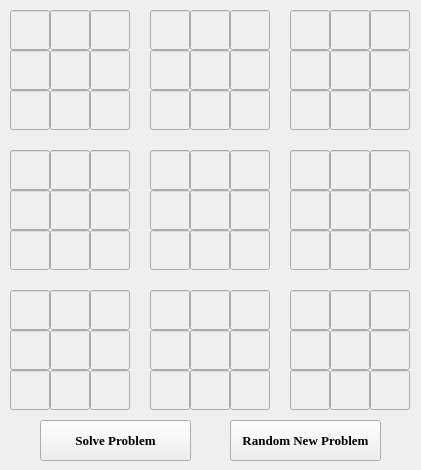
<?xml version="1.0" encoding="UTF-8"?>
<ui version="4.0">
 <class>Form</class>
 <widget class="QWidget" name="Form">
  <property name="geometry">
   <rect>
    <x>0</x>
    <y>0</y>
    <width>421</width>
    <height>470</height>
   </rect>
  </property>
  <property name="minimumSize">
   <size>
    <width>421</width>
    <height>470</height>
   </size>
  </property>
  <property name="maximumSize">
   <size>
    <width>421</width>
    <height>470</height>
   </size>
  </property>
  <property name="windowTitle">
   <string>Solve Sudoku</string>
  </property>
  <widget class="QLineEdit" name="txt_0_0">
   <property name="enabled">
    <bool>false</bool>
   </property>
   <property name="geometry">
    <rect>
     <x>10</x>
     <y>10</y>
     <width>40</width>
     <height>40</height>
    </rect>
   </property>
   <property name="font">
    <font>
     <family>Times New Roman</family>
     <pointsize>13</pointsize>
     <weight>75</weight>
     <bold>true</bold>
    </font>
   </property>
   <property name="styleSheet">
    <string notr="true"/>
   </property>
   <property name="text">
    <string/>
   </property>
   <property name="alignment">
    <set>Qt::AlignCenter</set>
   </property>
  </widget>
  <widget class="QLineEdit" name="txt_0_1">
   <property name="enabled">
    <bool>false</bool>
   </property>
   <property name="geometry">
    <rect>
     <x>50</x>
     <y>10</y>
     <width>40</width>
     <height>40</height>
    </rect>
   </property>
   <property name="font">
    <font>
     <family>Times New Roman</family>
     <pointsize>13</pointsize>
     <weight>75</weight>
     <bold>true</bold>
    </font>
   </property>
   <property name="text">
    <string/>
   </property>
   <property name="alignment">
    <set>Qt::AlignCenter</set>
   </property>
  </widget>
  <widget class="QLineEdit" name="txt_0_2">
   <property name="enabled">
    <bool>false</bool>
   </property>
   <property name="geometry">
    <rect>
     <x>90</x>
     <y>10</y>
     <width>40</width>
     <height>40</height>
    </rect>
   </property>
   <property name="font">
    <font>
     <family>Times New Roman</family>
     <pointsize>13</pointsize>
     <weight>75</weight>
     <bold>true</bold>
    </font>
   </property>
   <property name="text">
    <string/>
   </property>
   <property name="alignment">
    <set>Qt::AlignCenter</set>
   </property>
  </widget>
  <widget class="QLineEdit" name="txt_1_0">
   <property name="enabled">
    <bool>false</bool>
   </property>
   <property name="geometry">
    <rect>
     <x>10</x>
     <y>50</y>
     <width>40</width>
     <height>40</height>
    </rect>
   </property>
   <property name="font">
    <font>
     <family>Times New Roman</family>
     <pointsize>13</pointsize>
     <weight>75</weight>
     <bold>true</bold>
    </font>
   </property>
   <property name="text">
    <string/>
   </property>
   <property name="alignment">
    <set>Qt::AlignCenter</set>
   </property>
  </widget>
  <widget class="QLineEdit" name="txt_1_1">
   <property name="enabled">
    <bool>false</bool>
   </property>
   <property name="geometry">
    <rect>
     <x>50</x>
     <y>50</y>
     <width>40</width>
     <height>40</height>
    </rect>
   </property>
   <property name="font">
    <font>
     <family>Times New Roman</family>
     <pointsize>13</pointsize>
     <weight>75</weight>
     <bold>true</bold>
    </font>
   </property>
   <property name="text">
    <string/>
   </property>
   <property name="alignment">
    <set>Qt::AlignCenter</set>
   </property>
  </widget>
  <widget class="QLineEdit" name="txt_1_2">
   <property name="enabled">
    <bool>false</bool>
   </property>
   <property name="geometry">
    <rect>
     <x>90</x>
     <y>50</y>
     <width>40</width>
     <height>40</height>
    </rect>
   </property>
   <property name="font">
    <font>
     <family>Times New Roman</family>
     <pointsize>13</pointsize>
     <weight>75</weight>
     <bold>true</bold>
    </font>
   </property>
   <property name="text">
    <string/>
   </property>
   <property name="alignment">
    <set>Qt::AlignCenter</set>
   </property>
  </widget>
  <widget class="QLineEdit" name="txt_2_0">
   <property name="enabled">
    <bool>false</bool>
   </property>
   <property name="geometry">
    <rect>
     <x>10</x>
     <y>90</y>
     <width>40</width>
     <height>40</height>
    </rect>
   </property>
   <property name="font">
    <font>
     <family>Times New Roman</family>
     <pointsize>13</pointsize>
     <weight>75</weight>
     <bold>true</bold>
    </font>
   </property>
   <property name="text">
    <string/>
   </property>
   <property name="alignment">
    <set>Qt::AlignCenter</set>
   </property>
  </widget>
  <widget class="QLineEdit" name="txt_2_1">
   <property name="enabled">
    <bool>false</bool>
   </property>
   <property name="geometry">
    <rect>
     <x>50</x>
     <y>90</y>
     <width>40</width>
     <height>40</height>
    </rect>
   </property>
   <property name="font">
    <font>
     <family>Times New Roman</family>
     <pointsize>13</pointsize>
     <weight>75</weight>
     <bold>true</bold>
    </font>
   </property>
   <property name="text">
    <string/>
   </property>
   <property name="alignment">
    <set>Qt::AlignCenter</set>
   </property>
  </widget>
  <widget class="QLineEdit" name="txt_2_2">
   <property name="enabled">
    <bool>false</bool>
   </property>
   <property name="geometry">
    <rect>
     <x>90</x>
     <y>90</y>
     <width>40</width>
     <height>40</height>
    </rect>
   </property>
   <property name="font">
    <font>
     <family>Times New Roman</family>
     <pointsize>13</pointsize>
     <weight>75</weight>
     <bold>true</bold>
    </font>
   </property>
   <property name="text">
    <string/>
   </property>
   <property name="alignment">
    <set>Qt::AlignCenter</set>
   </property>
  </widget>
  <widget class="QLineEdit" name="txt_0_3">
   <property name="enabled">
    <bool>false</bool>
   </property>
   <property name="geometry">
    <rect>
     <x>150</x>
     <y>10</y>
     <width>40</width>
     <height>40</height>
    </rect>
   </property>
   <property name="font">
    <font>
     <family>Times New Roman</family>
     <pointsize>13</pointsize>
     <weight>75</weight>
     <bold>true</bold>
    </font>
   </property>
   <property name="text">
    <string/>
   </property>
   <property name="alignment">
    <set>Qt::AlignCenter</set>
   </property>
  </widget>
  <widget class="QLineEdit" name="txt_2_3">
   <property name="enabled">
    <bool>false</bool>
   </property>
   <property name="geometry">
    <rect>
     <x>150</x>
     <y>90</y>
     <width>40</width>
     <height>40</height>
    </rect>
   </property>
   <property name="font">
    <font>
     <family>Times New Roman</family>
     <pointsize>13</pointsize>
     <weight>75</weight>
     <bold>true</bold>
    </font>
   </property>
   <property name="text">
    <string/>
   </property>
   <property name="alignment">
    <set>Qt::AlignCenter</set>
   </property>
  </widget>
  <widget class="QLineEdit" name="txt_2_4">
   <property name="enabled">
    <bool>false</bool>
   </property>
   <property name="geometry">
    <rect>
     <x>190</x>
     <y>90</y>
     <width>40</width>
     <height>40</height>
    </rect>
   </property>
   <property name="font">
    <font>
     <family>Times New Roman</family>
     <pointsize>13</pointsize>
     <weight>75</weight>
     <bold>true</bold>
    </font>
   </property>
   <property name="text">
    <string/>
   </property>
   <property name="alignment">
    <set>Qt::AlignCenter</set>
   </property>
  </widget>
  <widget class="QLineEdit" name="txt_0_5">
   <property name="enabled">
    <bool>false</bool>
   </property>
   <property name="geometry">
    <rect>
     <x>230</x>
     <y>10</y>
     <width>40</width>
     <height>40</height>
    </rect>
   </property>
   <property name="font">
    <font>
     <family>Times New Roman</family>
     <pointsize>13</pointsize>
     <weight>75</weight>
     <bold>true</bold>
    </font>
   </property>
   <property name="text">
    <string/>
   </property>
   <property name="alignment">
    <set>Qt::AlignCenter</set>
   </property>
  </widget>
  <widget class="QLineEdit" name="txt_1_3">
   <property name="enabled">
    <bool>false</bool>
   </property>
   <property name="geometry">
    <rect>
     <x>150</x>
     <y>50</y>
     <width>40</width>
     <height>40</height>
    </rect>
   </property>
   <property name="font">
    <font>
     <family>Times New Roman</family>
     <pointsize>13</pointsize>
     <weight>75</weight>
     <bold>true</bold>
    </font>
   </property>
   <property name="text">
    <string/>
   </property>
   <property name="alignment">
    <set>Qt::AlignCenter</set>
   </property>
  </widget>
  <widget class="QLineEdit" name="txt_1_4">
   <property name="enabled">
    <bool>false</bool>
   </property>
   <property name="geometry">
    <rect>
     <x>190</x>
     <y>50</y>
     <width>40</width>
     <height>40</height>
    </rect>
   </property>
   <property name="font">
    <font>
     <family>Times New Roman</family>
     <pointsize>13</pointsize>
     <weight>75</weight>
     <bold>true</bold>
    </font>
   </property>
   <property name="text">
    <string/>
   </property>
   <property name="alignment">
    <set>Qt::AlignCenter</set>
   </property>
  </widget>
  <widget class="QLineEdit" name="txt_0_4">
   <property name="enabled">
    <bool>false</bool>
   </property>
   <property name="geometry">
    <rect>
     <x>190</x>
     <y>10</y>
     <width>40</width>
     <height>40</height>
    </rect>
   </property>
   <property name="font">
    <font>
     <family>Times New Roman</family>
     <pointsize>13</pointsize>
     <weight>75</weight>
     <bold>true</bold>
    </font>
   </property>
   <property name="text">
    <string/>
   </property>
   <property name="alignment">
    <set>Qt::AlignCenter</set>
   </property>
  </widget>
  <widget class="QLineEdit" name="txt_1_5">
   <property name="enabled">
    <bool>false</bool>
   </property>
   <property name="geometry">
    <rect>
     <x>230</x>
     <y>50</y>
     <width>40</width>
     <height>40</height>
    </rect>
   </property>
   <property name="font">
    <font>
     <family>Times New Roman</family>
     <pointsize>13</pointsize>
     <weight>75</weight>
     <bold>true</bold>
    </font>
   </property>
   <property name="text">
    <string/>
   </property>
   <property name="alignment">
    <set>Qt::AlignCenter</set>
   </property>
  </widget>
  <widget class="QLineEdit" name="txt_2_5">
   <property name="enabled">
    <bool>false</bool>
   </property>
   <property name="geometry">
    <rect>
     <x>230</x>
     <y>90</y>
     <width>40</width>
     <height>40</height>
    </rect>
   </property>
   <property name="font">
    <font>
     <family>Times New Roman</family>
     <pointsize>13</pointsize>
     <weight>75</weight>
     <bold>true</bold>
    </font>
   </property>
   <property name="text">
    <string/>
   </property>
   <property name="alignment">
    <set>Qt::AlignCenter</set>
   </property>
  </widget>
  <widget class="QLineEdit" name="txt_0_6">
   <property name="enabled">
    <bool>false</bool>
   </property>
   <property name="geometry">
    <rect>
     <x>290</x>
     <y>10</y>
     <width>40</width>
     <height>40</height>
    </rect>
   </property>
   <property name="font">
    <font>
     <family>Times New Roman</family>
     <pointsize>13</pointsize>
     <weight>75</weight>
     <bold>true</bold>
    </font>
   </property>
   <property name="text">
    <string/>
   </property>
   <property name="alignment">
    <set>Qt::AlignCenter</set>
   </property>
  </widget>
  <widget class="QLineEdit" name="txt_2_6">
   <property name="enabled">
    <bool>false</bool>
   </property>
   <property name="geometry">
    <rect>
     <x>290</x>
     <y>90</y>
     <width>40</width>
     <height>40</height>
    </rect>
   </property>
   <property name="font">
    <font>
     <family>Times New Roman</family>
     <pointsize>13</pointsize>
     <weight>75</weight>
     <bold>true</bold>
    </font>
   </property>
   <property name="text">
    <string/>
   </property>
   <property name="alignment">
    <set>Qt::AlignCenter</set>
   </property>
  </widget>
  <widget class="QLineEdit" name="txt_2_7">
   <property name="enabled">
    <bool>false</bool>
   </property>
   <property name="geometry">
    <rect>
     <x>330</x>
     <y>90</y>
     <width>40</width>
     <height>40</height>
    </rect>
   </property>
   <property name="font">
    <font>
     <family>Times New Roman</family>
     <pointsize>13</pointsize>
     <weight>75</weight>
     <bold>true</bold>
    </font>
   </property>
   <property name="text">
    <string/>
   </property>
   <property name="alignment">
    <set>Qt::AlignCenter</set>
   </property>
  </widget>
  <widget class="QLineEdit" name="txt_0_8">
   <property name="enabled">
    <bool>false</bool>
   </property>
   <property name="geometry">
    <rect>
     <x>370</x>
     <y>10</y>
     <width>40</width>
     <height>40</height>
    </rect>
   </property>
   <property name="font">
    <font>
     <family>Times New Roman</family>
     <pointsize>13</pointsize>
     <weight>75</weight>
     <bold>true</bold>
    </font>
   </property>
   <property name="text">
    <string/>
   </property>
   <property name="alignment">
    <set>Qt::AlignCenter</set>
   </property>
  </widget>
  <widget class="QLineEdit" name="txt_1_6">
   <property name="enabled">
    <bool>false</bool>
   </property>
   <property name="geometry">
    <rect>
     <x>290</x>
     <y>50</y>
     <width>40</width>
     <height>40</height>
    </rect>
   </property>
   <property name="font">
    <font>
     <family>Times New Roman</family>
     <pointsize>13</pointsize>
     <weight>75</weight>
     <bold>true</bold>
    </font>
   </property>
   <property name="text">
    <string/>
   </property>
   <property name="alignment">
    <set>Qt::AlignCenter</set>
   </property>
  </widget>
  <widget class="QLineEdit" name="txt_1_7">
   <property name="enabled">
    <bool>false</bool>
   </property>
   <property name="geometry">
    <rect>
     <x>330</x>
     <y>50</y>
     <width>40</width>
     <height>40</height>
    </rect>
   </property>
   <property name="font">
    <font>
     <family>Times New Roman</family>
     <pointsize>13</pointsize>
     <weight>75</weight>
     <bold>true</bold>
    </font>
   </property>
   <property name="text">
    <string/>
   </property>
   <property name="alignment">
    <set>Qt::AlignCenter</set>
   </property>
  </widget>
  <widget class="QLineEdit" name="txt_0_7">
   <property name="enabled">
    <bool>false</bool>
   </property>
   <property name="geometry">
    <rect>
     <x>330</x>
     <y>10</y>
     <width>40</width>
     <height>40</height>
    </rect>
   </property>
   <property name="font">
    <font>
     <family>Times New Roman</family>
     <pointsize>13</pointsize>
     <weight>75</weight>
     <bold>true</bold>
    </font>
   </property>
   <property name="text">
    <string/>
   </property>
   <property name="alignment">
    <set>Qt::AlignCenter</set>
   </property>
  </widget>
  <widget class="QLineEdit" name="txt_1_8">
   <property name="enabled">
    <bool>false</bool>
   </property>
   <property name="geometry">
    <rect>
     <x>370</x>
     <y>50</y>
     <width>40</width>
     <height>40</height>
    </rect>
   </property>
   <property name="font">
    <font>
     <family>Times New Roman</family>
     <pointsize>13</pointsize>
     <weight>75</weight>
     <bold>true</bold>
    </font>
   </property>
   <property name="text">
    <string/>
   </property>
   <property name="alignment">
    <set>Qt::AlignCenter</set>
   </property>
  </widget>
  <widget class="QLineEdit" name="txt_2_8">
   <property name="enabled">
    <bool>false</bool>
   </property>
   <property name="geometry">
    <rect>
     <x>370</x>
     <y>90</y>
     <width>40</width>
     <height>40</height>
    </rect>
   </property>
   <property name="font">
    <font>
     <family>Times New Roman</family>
     <pointsize>13</pointsize>
     <weight>75</weight>
     <bold>true</bold>
    </font>
   </property>
   <property name="text">
    <string/>
   </property>
   <property name="alignment">
    <set>Qt::AlignCenter</set>
   </property>
  </widget>
  <widget class="QLineEdit" name="txt_3_0">
   <property name="enabled">
    <bool>false</bool>
   </property>
   <property name="geometry">
    <rect>
     <x>10</x>
     <y>150</y>
     <width>40</width>
     <height>40</height>
    </rect>
   </property>
   <property name="font">
    <font>
     <family>Times New Roman</family>
     <pointsize>13</pointsize>
     <weight>75</weight>
     <bold>true</bold>
    </font>
   </property>
   <property name="text">
    <string/>
   </property>
   <property name="alignment">
    <set>Qt::AlignCenter</set>
   </property>
  </widget>
  <widget class="QLineEdit" name="txt_5_0">
   <property name="enabled">
    <bool>false</bool>
   </property>
   <property name="geometry">
    <rect>
     <x>10</x>
     <y>230</y>
     <width>40</width>
     <height>40</height>
    </rect>
   </property>
   <property name="font">
    <font>
     <family>Times New Roman</family>
     <pointsize>13</pointsize>
     <weight>75</weight>
     <bold>true</bold>
    </font>
   </property>
   <property name="text">
    <string/>
   </property>
   <property name="alignment">
    <set>Qt::AlignCenter</set>
   </property>
  </widget>
  <widget class="QLineEdit" name="txt_5_1">
   <property name="enabled">
    <bool>false</bool>
   </property>
   <property name="geometry">
    <rect>
     <x>50</x>
     <y>230</y>
     <width>40</width>
     <height>40</height>
    </rect>
   </property>
   <property name="font">
    <font>
     <family>Times New Roman</family>
     <pointsize>13</pointsize>
     <weight>75</weight>
     <bold>true</bold>
    </font>
   </property>
   <property name="text">
    <string/>
   </property>
   <property name="alignment">
    <set>Qt::AlignCenter</set>
   </property>
  </widget>
  <widget class="QLineEdit" name="txt_3_2">
   <property name="enabled">
    <bool>false</bool>
   </property>
   <property name="geometry">
    <rect>
     <x>90</x>
     <y>150</y>
     <width>40</width>
     <height>40</height>
    </rect>
   </property>
   <property name="font">
    <font>
     <family>Times New Roman</family>
     <pointsize>13</pointsize>
     <weight>75</weight>
     <bold>true</bold>
    </font>
   </property>
   <property name="text">
    <string/>
   </property>
   <property name="alignment">
    <set>Qt::AlignCenter</set>
   </property>
  </widget>
  <widget class="QLineEdit" name="txt_4_0">
   <property name="enabled">
    <bool>false</bool>
   </property>
   <property name="geometry">
    <rect>
     <x>10</x>
     <y>190</y>
     <width>40</width>
     <height>40</height>
    </rect>
   </property>
   <property name="font">
    <font>
     <family>Times New Roman</family>
     <pointsize>13</pointsize>
     <weight>75</weight>
     <bold>true</bold>
    </font>
   </property>
   <property name="text">
    <string/>
   </property>
   <property name="alignment">
    <set>Qt::AlignCenter</set>
   </property>
  </widget>
  <widget class="QLineEdit" name="txt_4_1">
   <property name="enabled">
    <bool>false</bool>
   </property>
   <property name="geometry">
    <rect>
     <x>50</x>
     <y>190</y>
     <width>40</width>
     <height>40</height>
    </rect>
   </property>
   <property name="font">
    <font>
     <family>Times New Roman</family>
     <pointsize>13</pointsize>
     <weight>75</weight>
     <bold>true</bold>
    </font>
   </property>
   <property name="styleSheet">
    <string notr="true"/>
   </property>
   <property name="text">
    <string/>
   </property>
   <property name="alignment">
    <set>Qt::AlignCenter</set>
   </property>
  </widget>
  <widget class="QLineEdit" name="txt_3_1">
   <property name="enabled">
    <bool>false</bool>
   </property>
   <property name="geometry">
    <rect>
     <x>50</x>
     <y>150</y>
     <width>40</width>
     <height>40</height>
    </rect>
   </property>
   <property name="font">
    <font>
     <family>Times New Roman</family>
     <pointsize>13</pointsize>
     <weight>75</weight>
     <bold>true</bold>
    </font>
   </property>
   <property name="text">
    <string/>
   </property>
   <property name="alignment">
    <set>Qt::AlignCenter</set>
   </property>
  </widget>
  <widget class="QLineEdit" name="txt_4_2">
   <property name="enabled">
    <bool>false</bool>
   </property>
   <property name="geometry">
    <rect>
     <x>90</x>
     <y>190</y>
     <width>40</width>
     <height>40</height>
    </rect>
   </property>
   <property name="font">
    <font>
     <family>Times New Roman</family>
     <pointsize>13</pointsize>
     <weight>75</weight>
     <bold>true</bold>
    </font>
   </property>
   <property name="text">
    <string/>
   </property>
   <property name="alignment">
    <set>Qt::AlignCenter</set>
   </property>
  </widget>
  <widget class="QLineEdit" name="txt_5_2">
   <property name="enabled">
    <bool>false</bool>
   </property>
   <property name="geometry">
    <rect>
     <x>90</x>
     <y>230</y>
     <width>40</width>
     <height>40</height>
    </rect>
   </property>
   <property name="font">
    <font>
     <family>Times New Roman</family>
     <pointsize>13</pointsize>
     <weight>75</weight>
     <bold>true</bold>
    </font>
   </property>
   <property name="text">
    <string/>
   </property>
   <property name="alignment">
    <set>Qt::AlignCenter</set>
   </property>
  </widget>
  <widget class="QLineEdit" name="txt_3_3">
   <property name="enabled">
    <bool>false</bool>
   </property>
   <property name="geometry">
    <rect>
     <x>150</x>
     <y>150</y>
     <width>40</width>
     <height>40</height>
    </rect>
   </property>
   <property name="font">
    <font>
     <family>Times New Roman</family>
     <pointsize>13</pointsize>
     <weight>75</weight>
     <bold>true</bold>
    </font>
   </property>
   <property name="text">
    <string/>
   </property>
   <property name="alignment">
    <set>Qt::AlignCenter</set>
   </property>
  </widget>
  <widget class="QLineEdit" name="txt_5_3">
   <property name="enabled">
    <bool>false</bool>
   </property>
   <property name="geometry">
    <rect>
     <x>150</x>
     <y>230</y>
     <width>40</width>
     <height>40</height>
    </rect>
   </property>
   <property name="font">
    <font>
     <family>Times New Roman</family>
     <pointsize>13</pointsize>
     <weight>75</weight>
     <bold>true</bold>
    </font>
   </property>
   <property name="text">
    <string/>
   </property>
   <property name="alignment">
    <set>Qt::AlignCenter</set>
   </property>
  </widget>
  <widget class="QLineEdit" name="txt_5_4">
   <property name="enabled">
    <bool>false</bool>
   </property>
   <property name="geometry">
    <rect>
     <x>190</x>
     <y>230</y>
     <width>40</width>
     <height>40</height>
    </rect>
   </property>
   <property name="font">
    <font>
     <family>Times New Roman</family>
     <pointsize>13</pointsize>
     <weight>75</weight>
     <bold>true</bold>
    </font>
   </property>
   <property name="text">
    <string/>
   </property>
   <property name="alignment">
    <set>Qt::AlignCenter</set>
   </property>
  </widget>
  <widget class="QLineEdit" name="txt_3_5">
   <property name="enabled">
    <bool>false</bool>
   </property>
   <property name="geometry">
    <rect>
     <x>230</x>
     <y>150</y>
     <width>40</width>
     <height>40</height>
    </rect>
   </property>
   <property name="font">
    <font>
     <family>Times New Roman</family>
     <pointsize>13</pointsize>
     <weight>75</weight>
     <bold>true</bold>
    </font>
   </property>
   <property name="text">
    <string/>
   </property>
   <property name="alignment">
    <set>Qt::AlignCenter</set>
   </property>
  </widget>
  <widget class="QLineEdit" name="txt_4_3">
   <property name="enabled">
    <bool>false</bool>
   </property>
   <property name="geometry">
    <rect>
     <x>150</x>
     <y>190</y>
     <width>40</width>
     <height>40</height>
    </rect>
   </property>
   <property name="font">
    <font>
     <family>Times New Roman</family>
     <pointsize>13</pointsize>
     <weight>75</weight>
     <bold>true</bold>
    </font>
   </property>
   <property name="text">
    <string/>
   </property>
   <property name="alignment">
    <set>Qt::AlignCenter</set>
   </property>
  </widget>
  <widget class="QLineEdit" name="txt_4_4">
   <property name="enabled">
    <bool>false</bool>
   </property>
   <property name="geometry">
    <rect>
     <x>190</x>
     <y>190</y>
     <width>40</width>
     <height>40</height>
    </rect>
   </property>
   <property name="font">
    <font>
     <family>Times New Roman</family>
     <pointsize>13</pointsize>
     <weight>75</weight>
     <bold>true</bold>
    </font>
   </property>
   <property name="text">
    <string/>
   </property>
   <property name="alignment">
    <set>Qt::AlignCenter</set>
   </property>
  </widget>
  <widget class="QLineEdit" name="txt_3_4">
   <property name="enabled">
    <bool>false</bool>
   </property>
   <property name="geometry">
    <rect>
     <x>190</x>
     <y>150</y>
     <width>40</width>
     <height>40</height>
    </rect>
   </property>
   <property name="font">
    <font>
     <family>Times New Roman</family>
     <pointsize>13</pointsize>
     <weight>75</weight>
     <bold>true</bold>
    </font>
   </property>
   <property name="text">
    <string/>
   </property>
   <property name="alignment">
    <set>Qt::AlignCenter</set>
   </property>
  </widget>
  <widget class="QLineEdit" name="txt_4_5">
   <property name="enabled">
    <bool>false</bool>
   </property>
   <property name="geometry">
    <rect>
     <x>230</x>
     <y>190</y>
     <width>40</width>
     <height>40</height>
    </rect>
   </property>
   <property name="font">
    <font>
     <family>Times New Roman</family>
     <pointsize>13</pointsize>
     <weight>75</weight>
     <bold>true</bold>
    </font>
   </property>
   <property name="text">
    <string/>
   </property>
   <property name="alignment">
    <set>Qt::AlignCenter</set>
   </property>
  </widget>
  <widget class="QLineEdit" name="txt_5_5">
   <property name="enabled">
    <bool>false</bool>
   </property>
   <property name="geometry">
    <rect>
     <x>230</x>
     <y>230</y>
     <width>40</width>
     <height>40</height>
    </rect>
   </property>
   <property name="font">
    <font>
     <family>Times New Roman</family>
     <pointsize>13</pointsize>
     <weight>75</weight>
     <bold>true</bold>
    </font>
   </property>
   <property name="text">
    <string/>
   </property>
   <property name="alignment">
    <set>Qt::AlignCenter</set>
   </property>
  </widget>
  <widget class="QLineEdit" name="txt_3_6">
   <property name="enabled">
    <bool>false</bool>
   </property>
   <property name="geometry">
    <rect>
     <x>290</x>
     <y>150</y>
     <width>40</width>
     <height>40</height>
    </rect>
   </property>
   <property name="font">
    <font>
     <family>Times New Roman</family>
     <pointsize>13</pointsize>
     <weight>75</weight>
     <bold>true</bold>
    </font>
   </property>
   <property name="text">
    <string/>
   </property>
   <property name="alignment">
    <set>Qt::AlignCenter</set>
   </property>
  </widget>
  <widget class="QLineEdit" name="txt_5_6">
   <property name="enabled">
    <bool>false</bool>
   </property>
   <property name="geometry">
    <rect>
     <x>290</x>
     <y>230</y>
     <width>40</width>
     <height>40</height>
    </rect>
   </property>
   <property name="font">
    <font>
     <family>Times New Roman</family>
     <pointsize>13</pointsize>
     <weight>75</weight>
     <bold>true</bold>
    </font>
   </property>
   <property name="text">
    <string/>
   </property>
   <property name="alignment">
    <set>Qt::AlignCenter</set>
   </property>
  </widget>
  <widget class="QLineEdit" name="txt_5_7">
   <property name="enabled">
    <bool>false</bool>
   </property>
   <property name="geometry">
    <rect>
     <x>330</x>
     <y>230</y>
     <width>40</width>
     <height>40</height>
    </rect>
   </property>
   <property name="font">
    <font>
     <family>Times New Roman</family>
     <pointsize>13</pointsize>
     <weight>75</weight>
     <bold>true</bold>
    </font>
   </property>
   <property name="text">
    <string/>
   </property>
   <property name="alignment">
    <set>Qt::AlignCenter</set>
   </property>
  </widget>
  <widget class="QLineEdit" name="txt_3_8">
   <property name="enabled">
    <bool>false</bool>
   </property>
   <property name="geometry">
    <rect>
     <x>370</x>
     <y>150</y>
     <width>40</width>
     <height>40</height>
    </rect>
   </property>
   <property name="font">
    <font>
     <family>Times New Roman</family>
     <pointsize>13</pointsize>
     <weight>75</weight>
     <bold>true</bold>
    </font>
   </property>
   <property name="text">
    <string/>
   </property>
   <property name="alignment">
    <set>Qt::AlignCenter</set>
   </property>
  </widget>
  <widget class="QLineEdit" name="txt_4_6">
   <property name="enabled">
    <bool>false</bool>
   </property>
   <property name="geometry">
    <rect>
     <x>290</x>
     <y>190</y>
     <width>40</width>
     <height>40</height>
    </rect>
   </property>
   <property name="font">
    <font>
     <family>Times New Roman</family>
     <pointsize>13</pointsize>
     <weight>75</weight>
     <bold>true</bold>
    </font>
   </property>
   <property name="text">
    <string/>
   </property>
   <property name="alignment">
    <set>Qt::AlignCenter</set>
   </property>
  </widget>
  <widget class="QLineEdit" name="txt_4_7">
   <property name="enabled">
    <bool>false</bool>
   </property>
   <property name="geometry">
    <rect>
     <x>330</x>
     <y>190</y>
     <width>40</width>
     <height>40</height>
    </rect>
   </property>
   <property name="font">
    <font>
     <family>Times New Roman</family>
     <pointsize>13</pointsize>
     <weight>75</weight>
     <bold>true</bold>
    </font>
   </property>
   <property name="text">
    <string/>
   </property>
   <property name="alignment">
    <set>Qt::AlignCenter</set>
   </property>
  </widget>
  <widget class="QLineEdit" name="txt_3_7">
   <property name="enabled">
    <bool>false</bool>
   </property>
   <property name="geometry">
    <rect>
     <x>330</x>
     <y>150</y>
     <width>40</width>
     <height>40</height>
    </rect>
   </property>
   <property name="font">
    <font>
     <family>Times New Roman</family>
     <pointsize>13</pointsize>
     <weight>75</weight>
     <bold>true</bold>
    </font>
   </property>
   <property name="text">
    <string/>
   </property>
   <property name="alignment">
    <set>Qt::AlignCenter</set>
   </property>
  </widget>
  <widget class="QLineEdit" name="txt_4_8">
   <property name="enabled">
    <bool>false</bool>
   </property>
   <property name="geometry">
    <rect>
     <x>370</x>
     <y>190</y>
     <width>40</width>
     <height>40</height>
    </rect>
   </property>
   <property name="font">
    <font>
     <family>Times New Roman</family>
     <pointsize>13</pointsize>
     <weight>75</weight>
     <bold>true</bold>
    </font>
   </property>
   <property name="text">
    <string/>
   </property>
   <property name="alignment">
    <set>Qt::AlignCenter</set>
   </property>
  </widget>
  <widget class="QLineEdit" name="txt_5_8">
   <property name="enabled">
    <bool>false</bool>
   </property>
   <property name="geometry">
    <rect>
     <x>370</x>
     <y>230</y>
     <width>40</width>
     <height>40</height>
    </rect>
   </property>
   <property name="font">
    <font>
     <family>Times New Roman</family>
     <pointsize>13</pointsize>
     <weight>75</weight>
     <bold>true</bold>
    </font>
   </property>
   <property name="text">
    <string/>
   </property>
   <property name="alignment">
    <set>Qt::AlignCenter</set>
   </property>
  </widget>
  <widget class="QLineEdit" name="txt_6_5">
   <property name="enabled">
    <bool>false</bool>
   </property>
   <property name="geometry">
    <rect>
     <x>230</x>
     <y>290</y>
     <width>40</width>
     <height>40</height>
    </rect>
   </property>
   <property name="font">
    <font>
     <family>Times New Roman</family>
     <pointsize>13</pointsize>
     <weight>75</weight>
     <bold>true</bold>
    </font>
   </property>
   <property name="text">
    <string/>
   </property>
   <property name="alignment">
    <set>Qt::AlignCenter</set>
   </property>
  </widget>
  <widget class="QLineEdit" name="txt_8_2">
   <property name="enabled">
    <bool>false</bool>
   </property>
   <property name="geometry">
    <rect>
     <x>90</x>
     <y>370</y>
     <width>40</width>
     <height>40</height>
    </rect>
   </property>
   <property name="font">
    <font>
     <family>Times New Roman</family>
     <pointsize>13</pointsize>
     <weight>75</weight>
     <bold>true</bold>
    </font>
   </property>
   <property name="text">
    <string/>
   </property>
   <property name="alignment">
    <set>Qt::AlignCenter</set>
   </property>
  </widget>
  <widget class="QLineEdit" name="txt_8_8">
   <property name="enabled">
    <bool>false</bool>
   </property>
   <property name="geometry">
    <rect>
     <x>370</x>
     <y>370</y>
     <width>40</width>
     <height>40</height>
    </rect>
   </property>
   <property name="font">
    <font>
     <family>Times New Roman</family>
     <pointsize>13</pointsize>
     <weight>75</weight>
     <bold>true</bold>
    </font>
   </property>
   <property name="text">
    <string/>
   </property>
   <property name="alignment">
    <set>Qt::AlignCenter</set>
   </property>
  </widget>
  <widget class="QLineEdit" name="txt_8_1">
   <property name="enabled">
    <bool>false</bool>
   </property>
   <property name="geometry">
    <rect>
     <x>50</x>
     <y>370</y>
     <width>40</width>
     <height>40</height>
    </rect>
   </property>
   <property name="font">
    <font>
     <family>Times New Roman</family>
     <pointsize>13</pointsize>
     <weight>75</weight>
     <bold>true</bold>
    </font>
   </property>
   <property name="text">
    <string/>
   </property>
   <property name="alignment">
    <set>Qt::AlignCenter</set>
   </property>
  </widget>
  <widget class="QLineEdit" name="txt_7_1">
   <property name="enabled">
    <bool>false</bool>
   </property>
   <property name="geometry">
    <rect>
     <x>50</x>
     <y>330</y>
     <width>40</width>
     <height>40</height>
    </rect>
   </property>
   <property name="font">
    <font>
     <family>Times New Roman</family>
     <pointsize>13</pointsize>
     <weight>75</weight>
     <bold>true</bold>
    </font>
   </property>
   <property name="text">
    <string/>
   </property>
   <property name="alignment">
    <set>Qt::AlignCenter</set>
   </property>
  </widget>
  <widget class="QLineEdit" name="txt_7_7">
   <property name="enabled">
    <bool>false</bool>
   </property>
   <property name="geometry">
    <rect>
     <x>330</x>
     <y>330</y>
     <width>40</width>
     <height>40</height>
    </rect>
   </property>
   <property name="font">
    <font>
     <family>Times New Roman</family>
     <pointsize>13</pointsize>
     <weight>75</weight>
     <bold>true</bold>
    </font>
   </property>
   <property name="text">
    <string/>
   </property>
   <property name="alignment">
    <set>Qt::AlignCenter</set>
   </property>
  </widget>
  <widget class="QLineEdit" name="txt_7_5">
   <property name="enabled">
    <bool>false</bool>
   </property>
   <property name="geometry">
    <rect>
     <x>230</x>
     <y>330</y>
     <width>40</width>
     <height>40</height>
    </rect>
   </property>
   <property name="font">
    <font>
     <family>Times New Roman</family>
     <pointsize>13</pointsize>
     <weight>75</weight>
     <bold>true</bold>
    </font>
   </property>
   <property name="text">
    <string/>
   </property>
   <property name="alignment">
    <set>Qt::AlignCenter</set>
   </property>
  </widget>
  <widget class="QLineEdit" name="txt_8_6">
   <property name="enabled">
    <bool>false</bool>
   </property>
   <property name="geometry">
    <rect>
     <x>290</x>
     <y>370</y>
     <width>40</width>
     <height>40</height>
    </rect>
   </property>
   <property name="font">
    <font>
     <family>Times New Roman</family>
     <pointsize>13</pointsize>
     <weight>75</weight>
     <bold>true</bold>
    </font>
   </property>
   <property name="text">
    <string/>
   </property>
   <property name="alignment">
    <set>Qt::AlignCenter</set>
   </property>
  </widget>
  <widget class="QLineEdit" name="txt_6_8">
   <property name="enabled">
    <bool>false</bool>
   </property>
   <property name="geometry">
    <rect>
     <x>370</x>
     <y>290</y>
     <width>40</width>
     <height>40</height>
    </rect>
   </property>
   <property name="font">
    <font>
     <family>Times New Roman</family>
     <pointsize>13</pointsize>
     <weight>75</weight>
     <bold>true</bold>
    </font>
   </property>
   <property name="text">
    <string/>
   </property>
   <property name="alignment">
    <set>Qt::AlignCenter</set>
   </property>
  </widget>
  <widget class="QLineEdit" name="txt_6_1">
   <property name="enabled">
    <bool>false</bool>
   </property>
   <property name="geometry">
    <rect>
     <x>50</x>
     <y>290</y>
     <width>40</width>
     <height>40</height>
    </rect>
   </property>
   <property name="font">
    <font>
     <family>Times New Roman</family>
     <pointsize>13</pointsize>
     <weight>75</weight>
     <bold>true</bold>
    </font>
   </property>
   <property name="text">
    <string/>
   </property>
   <property name="alignment">
    <set>Qt::AlignCenter</set>
   </property>
  </widget>
  <widget class="QLineEdit" name="txt_8_4">
   <property name="enabled">
    <bool>false</bool>
   </property>
   <property name="geometry">
    <rect>
     <x>190</x>
     <y>370</y>
     <width>40</width>
     <height>40</height>
    </rect>
   </property>
   <property name="font">
    <font>
     <family>Times New Roman</family>
     <pointsize>13</pointsize>
     <weight>75</weight>
     <bold>true</bold>
    </font>
   </property>
   <property name="text">
    <string/>
   </property>
   <property name="alignment">
    <set>Qt::AlignCenter</set>
   </property>
  </widget>
  <widget class="QLineEdit" name="txt_7_6">
   <property name="enabled">
    <bool>false</bool>
   </property>
   <property name="geometry">
    <rect>
     <x>290</x>
     <y>330</y>
     <width>40</width>
     <height>40</height>
    </rect>
   </property>
   <property name="font">
    <font>
     <family>Times New Roman</family>
     <pointsize>13</pointsize>
     <weight>75</weight>
     <bold>true</bold>
    </font>
   </property>
   <property name="styleSheet">
    <string notr="true"/>
   </property>
   <property name="text">
    <string/>
   </property>
   <property name="alignment">
    <set>Qt::AlignCenter</set>
   </property>
  </widget>
  <widget class="QLineEdit" name="txt_7_4">
   <property name="enabled">
    <bool>false</bool>
   </property>
   <property name="geometry">
    <rect>
     <x>190</x>
     <y>330</y>
     <width>40</width>
     <height>40</height>
    </rect>
   </property>
   <property name="font">
    <font>
     <family>Times New Roman</family>
     <pointsize>13</pointsize>
     <weight>75</weight>
     <bold>true</bold>
    </font>
   </property>
   <property name="text">
    <string/>
   </property>
   <property name="alignment">
    <set>Qt::AlignCenter</set>
   </property>
  </widget>
  <widget class="QLineEdit" name="txt_7_0">
   <property name="enabled">
    <bool>false</bool>
   </property>
   <property name="geometry">
    <rect>
     <x>10</x>
     <y>330</y>
     <width>40</width>
     <height>40</height>
    </rect>
   </property>
   <property name="font">
    <font>
     <family>Times New Roman</family>
     <pointsize>13</pointsize>
     <weight>75</weight>
     <bold>true</bold>
    </font>
   </property>
   <property name="text">
    <string/>
   </property>
   <property name="alignment">
    <set>Qt::AlignCenter</set>
   </property>
  </widget>
  <widget class="QLineEdit" name="txt_6_3">
   <property name="enabled">
    <bool>false</bool>
   </property>
   <property name="geometry">
    <rect>
     <x>150</x>
     <y>290</y>
     <width>40</width>
     <height>40</height>
    </rect>
   </property>
   <property name="font">
    <font>
     <family>Times New Roman</family>
     <pointsize>13</pointsize>
     <weight>75</weight>
     <bold>true</bold>
    </font>
   </property>
   <property name="text">
    <string/>
   </property>
   <property name="alignment">
    <set>Qt::AlignCenter</set>
   </property>
  </widget>
  <widget class="QLineEdit" name="txt_8_0">
   <property name="enabled">
    <bool>false</bool>
   </property>
   <property name="geometry">
    <rect>
     <x>10</x>
     <y>370</y>
     <width>40</width>
     <height>40</height>
    </rect>
   </property>
   <property name="font">
    <font>
     <family>Times New Roman</family>
     <pointsize>13</pointsize>
     <weight>75</weight>
     <bold>true</bold>
    </font>
   </property>
   <property name="text">
    <string/>
   </property>
   <property name="alignment">
    <set>Qt::AlignCenter</set>
   </property>
  </widget>
  <widget class="QLineEdit" name="txt_6_7">
   <property name="enabled">
    <bool>false</bool>
   </property>
   <property name="geometry">
    <rect>
     <x>330</x>
     <y>290</y>
     <width>40</width>
     <height>40</height>
    </rect>
   </property>
   <property name="font">
    <font>
     <family>Times New Roman</family>
     <pointsize>13</pointsize>
     <weight>75</weight>
     <bold>true</bold>
    </font>
   </property>
   <property name="text">
    <string/>
   </property>
   <property name="alignment">
    <set>Qt::AlignCenter</set>
   </property>
  </widget>
  <widget class="QLineEdit" name="txt_6_4">
   <property name="enabled">
    <bool>false</bool>
   </property>
   <property name="geometry">
    <rect>
     <x>190</x>
     <y>290</y>
     <width>40</width>
     <height>40</height>
    </rect>
   </property>
   <property name="font">
    <font>
     <family>Times New Roman</family>
     <pointsize>13</pointsize>
     <weight>75</weight>
     <bold>true</bold>
    </font>
   </property>
   <property name="text">
    <string/>
   </property>
   <property name="alignment">
    <set>Qt::AlignCenter</set>
   </property>
  </widget>
  <widget class="QLineEdit" name="txt_8_3">
   <property name="enabled">
    <bool>false</bool>
   </property>
   <property name="geometry">
    <rect>
     <x>150</x>
     <y>370</y>
     <width>40</width>
     <height>40</height>
    </rect>
   </property>
   <property name="font">
    <font>
     <family>Times New Roman</family>
     <pointsize>13</pointsize>
     <weight>75</weight>
     <bold>true</bold>
    </font>
   </property>
   <property name="text">
    <string/>
   </property>
   <property name="alignment">
    <set>Qt::AlignCenter</set>
   </property>
  </widget>
  <widget class="QLineEdit" name="txt_6_0">
   <property name="enabled">
    <bool>false</bool>
   </property>
   <property name="geometry">
    <rect>
     <x>10</x>
     <y>290</y>
     <width>40</width>
     <height>40</height>
    </rect>
   </property>
   <property name="font">
    <font>
     <family>Times New Roman</family>
     <pointsize>13</pointsize>
     <weight>75</weight>
     <bold>true</bold>
    </font>
   </property>
   <property name="text">
    <string/>
   </property>
   <property name="alignment">
    <set>Qt::AlignCenter</set>
   </property>
  </widget>
  <widget class="QLineEdit" name="txt_6_2">
   <property name="enabled">
    <bool>false</bool>
   </property>
   <property name="geometry">
    <rect>
     <x>90</x>
     <y>290</y>
     <width>40</width>
     <height>40</height>
    </rect>
   </property>
   <property name="font">
    <font>
     <family>Times New Roman</family>
     <pointsize>13</pointsize>
     <weight>75</weight>
     <bold>true</bold>
    </font>
   </property>
   <property name="text">
    <string/>
   </property>
   <property name="alignment">
    <set>Qt::AlignCenter</set>
   </property>
  </widget>
  <widget class="QLineEdit" name="txt_8_5">
   <property name="enabled">
    <bool>false</bool>
   </property>
   <property name="geometry">
    <rect>
     <x>230</x>
     <y>370</y>
     <width>40</width>
     <height>40</height>
    </rect>
   </property>
   <property name="font">
    <font>
     <family>Times New Roman</family>
     <pointsize>13</pointsize>
     <weight>75</weight>
     <bold>true</bold>
    </font>
   </property>
   <property name="text">
    <string/>
   </property>
   <property name="alignment">
    <set>Qt::AlignCenter</set>
   </property>
  </widget>
  <widget class="QLineEdit" name="txt_6_6">
   <property name="enabled">
    <bool>false</bool>
   </property>
   <property name="geometry">
    <rect>
     <x>290</x>
     <y>290</y>
     <width>40</width>
     <height>40</height>
    </rect>
   </property>
   <property name="font">
    <font>
     <family>Times New Roman</family>
     <pointsize>13</pointsize>
     <weight>75</weight>
     <bold>true</bold>
    </font>
   </property>
   <property name="text">
    <string/>
   </property>
   <property name="alignment">
    <set>Qt::AlignCenter</set>
   </property>
  </widget>
  <widget class="QLineEdit" name="txt_7_2">
   <property name="enabled">
    <bool>false</bool>
   </property>
   <property name="geometry">
    <rect>
     <x>90</x>
     <y>330</y>
     <width>40</width>
     <height>40</height>
    </rect>
   </property>
   <property name="font">
    <font>
     <family>Times New Roman</family>
     <pointsize>13</pointsize>
     <weight>75</weight>
     <bold>true</bold>
    </font>
   </property>
   <property name="text">
    <string/>
   </property>
   <property name="alignment">
    <set>Qt::AlignCenter</set>
   </property>
  </widget>
  <widget class="QLineEdit" name="txt_8_7">
   <property name="enabled">
    <bool>false</bool>
   </property>
   <property name="geometry">
    <rect>
     <x>330</x>
     <y>370</y>
     <width>40</width>
     <height>40</height>
    </rect>
   </property>
   <property name="font">
    <font>
     <family>Times New Roman</family>
     <pointsize>13</pointsize>
     <weight>75</weight>
     <bold>true</bold>
    </font>
   </property>
   <property name="text">
    <string/>
   </property>
   <property name="alignment">
    <set>Qt::AlignCenter</set>
   </property>
  </widget>
  <widget class="QLineEdit" name="txt_7_8">
   <property name="enabled">
    <bool>false</bool>
   </property>
   <property name="geometry">
    <rect>
     <x>370</x>
     <y>330</y>
     <width>40</width>
     <height>40</height>
    </rect>
   </property>
   <property name="font">
    <font>
     <family>Times New Roman</family>
     <pointsize>13</pointsize>
     <weight>75</weight>
     <bold>true</bold>
    </font>
   </property>
   <property name="text">
    <string/>
   </property>
   <property name="alignment">
    <set>Qt::AlignCenter</set>
   </property>
  </widget>
  <widget class="QLineEdit" name="txt_7_3">
   <property name="enabled">
    <bool>false</bool>
   </property>
   <property name="geometry">
    <rect>
     <x>150</x>
     <y>330</y>
     <width>40</width>
     <height>40</height>
    </rect>
   </property>
   <property name="font">
    <font>
     <family>Times New Roman</family>
     <pointsize>13</pointsize>
     <weight>75</weight>
     <bold>true</bold>
    </font>
   </property>
   <property name="text">
    <string/>
   </property>
   <property name="alignment">
    <set>Qt::AlignCenter</set>
   </property>
  </widget>
  <widget class="QPushButton" name="btn_solve">
   <property name="geometry">
    <rect>
     <x>40</x>
     <y>420</y>
     <width>151</width>
     <height>41</height>
    </rect>
   </property>
   <property name="font">
    <font>
     <family>Times New Roman</family>
     <pointsize>10</pointsize>
     <weight>75</weight>
     <bold>true</bold>
    </font>
   </property>
   <property name="text">
    <string>Solve Problem</string>
   </property>
  </widget>
  <widget class="QPushButton" name="btn_random_problem">
   <property name="geometry">
    <rect>
     <x>230</x>
     <y>420</y>
     <width>151</width>
     <height>41</height>
    </rect>
   </property>
   <property name="font">
    <font>
     <family>Times New Roman</family>
     <pointsize>10</pointsize>
     <weight>75</weight>
     <bold>true</bold>
    </font>
   </property>
   <property name="text">
    <string>Random New Problem</string>
   </property>
  </widget>
 </widget>
 <resources/>
 <connections/>
</ui>
